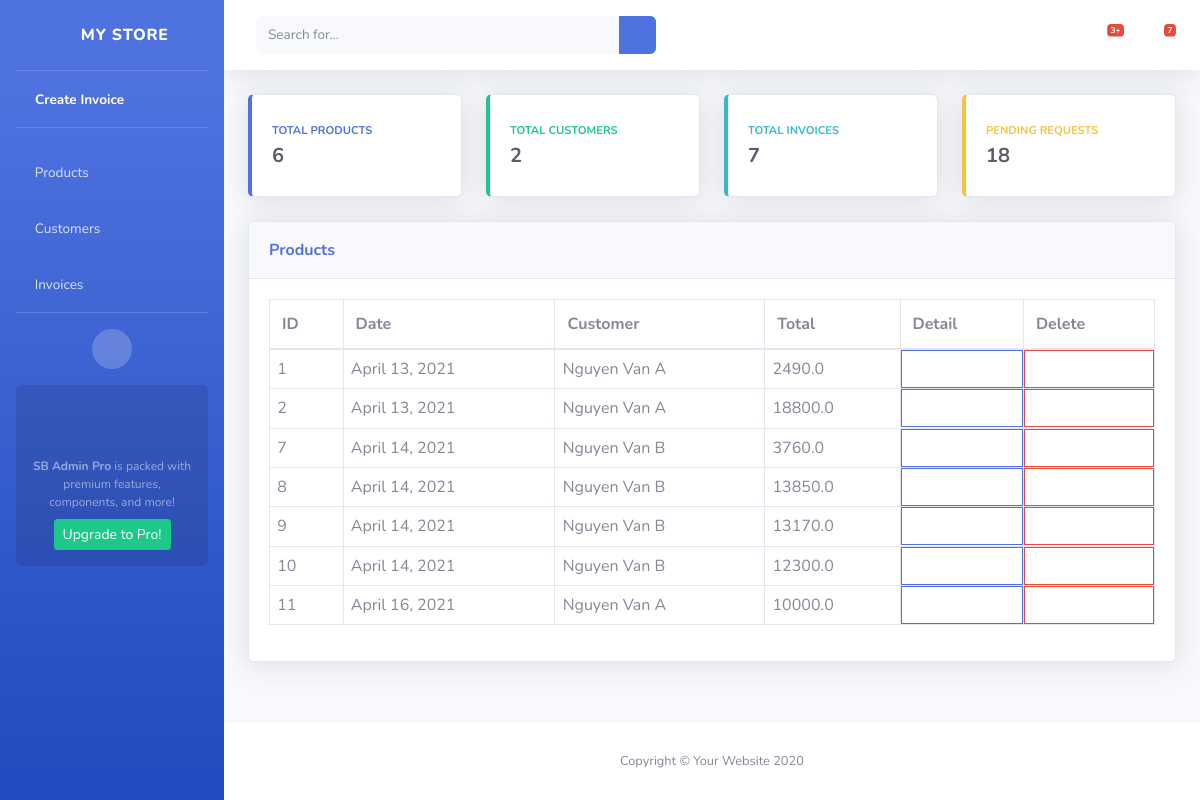
The app's page /view_invoice/, older data.
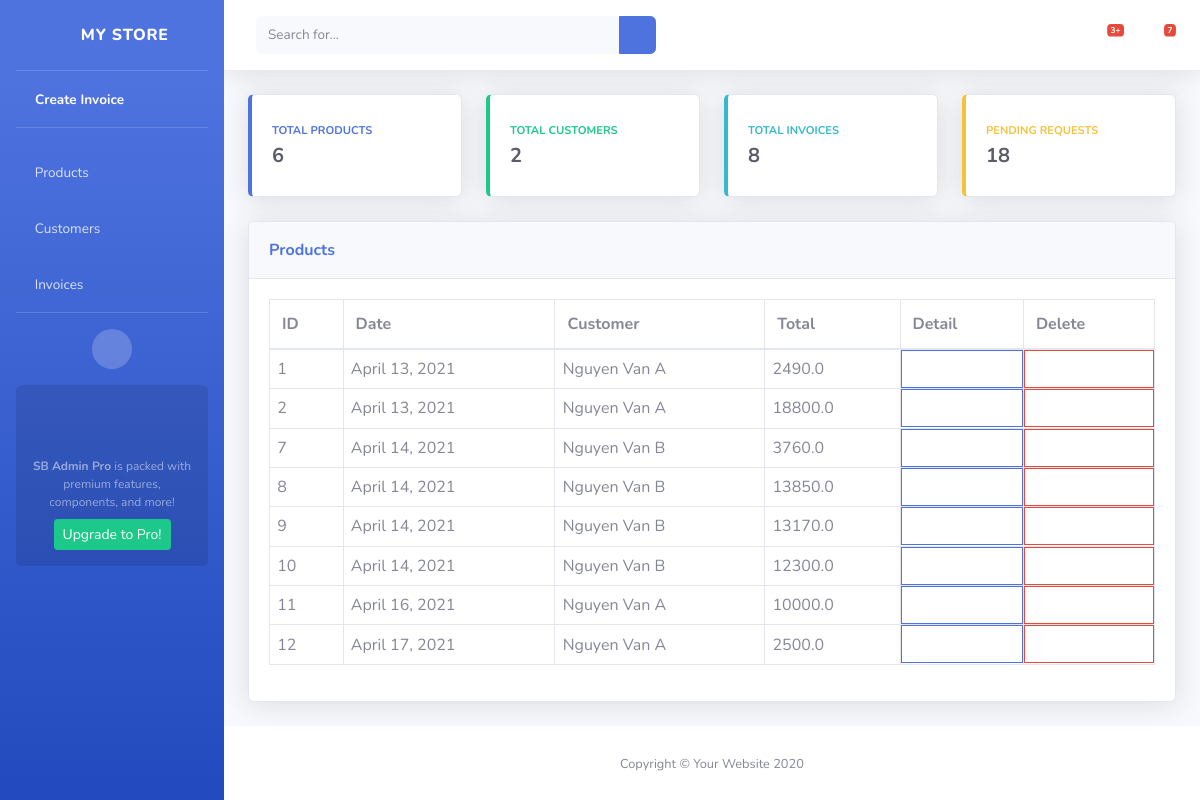
The same page, newer data.
### invoice/models.py (models this page shows, shortened)
class Invoice(models.Model):
    date = models.DateField()
    customer = models.ForeignKey(Customer, on_delete=models.SET_NULL, blank=True, null=True)
    total = models.FloatField(default=0)

class Customer(models.Model):
    GENDER_CHOICES = (
        ('Male', 'Male'),
        ('Female', 'Female'),
        ('Others', 'Others'),
    )
    customer_name = models.CharField(max_length=255)
    customer_gender = models.CharField(max_length=50, choices=GENDER_CHOICES)
    customer_dob = models.DateField()
    customer_points = models.IntegerField(default=0)
    def __str__(self):
        return str(self.customer_name)

### invoice/views.py (the view)
# urls.py: path('view_invoice/', views.view_invoice, name='view_invoice'),
def view_invoice(request):
    total_product = Product.objects.count()
    total_customer = Customer.objects.count()
    total_invoice = Invoice.objects.count()
    invoice = Invoice.objects.all()
    context = {
        'total_product': total_product,
        'total_customer': total_customer,
        'total_invoice': total_invoice,
        'invoice': invoice,
    }
    return render(request, 'invoice/view_invoice.html', context)

### invoice/templates/invoice/view_invoice.html
{% extends "invoice/base/base.html" %}
{% block content %}
<div class="row">
    <div class="col-xl-12 col-lg-7">
        <div class="card shadow mb-4">
            <div class="card-header py-3 d-flex flex-row align-items-center justify-content-between">
                <label class="m-0 font-weight-bold text-primary">Products</label>
            </div>
            <div class="card-body">
                <div class="table-responsive">
                    <table class="table table-bordered" id="dataTable" width="100%" cellspacing="0">
                        <thead>
                        <tr>
                            <th>ID</th>
                            <th>Date</th>
                            <th>Customer</th>
                            <th>Total</th>
                            <th>Detail</th>
                            <th>Delete</th>
                        </tr>
                        </thead>
                        <tbody>
                        {% for i in invoice %}
                        <tr>
                            <td style="padding: 0.45em;">
                                {{i.id}}
                            </td>
                            <td style="padding: 0.45em;">
                                {{i.date}}
                            </td>
                            <td style="padding: 0.45em;">
                                {{i.customer}}
                            </td>
                            <td style="padding: 0.45em;">
                                {{i.total}}
                            </td>
                            <td style="padding: 0;">
                                <a href="{% url 'view_invoice_detail' i.id %}" class="btn btn-outline-primary"
                                   style="width: 100%; height: 100%; border-radius: 0">
                                    <i class="fas fa-long-arrow-alt-right"></i>
                                </a>
                            </td>
                            <td style="padding: 0;">
                                <a href="{% url 'delete_invoice' i.id %}" class="btn btn-outline-danger"
                                   style="width: 100%; height: 100%; border-radius: 0">
                                    <i class="fas fa-trash-alt"></i>
                                </a>
                            </td>
                        {% endfor %}
                        </tbody>
                    </table>
                </div>
            </div>
        </div>
    </div>
</div>
{% endblock %}

Row changes from the older to the newer data that the page shows:
added Invoice: id "12", date "April 17, 2021", customer "Nguyen Van A", total "2500.0"
Text that changed along with them:
{{ total_invoice }}: "7" → "8"
